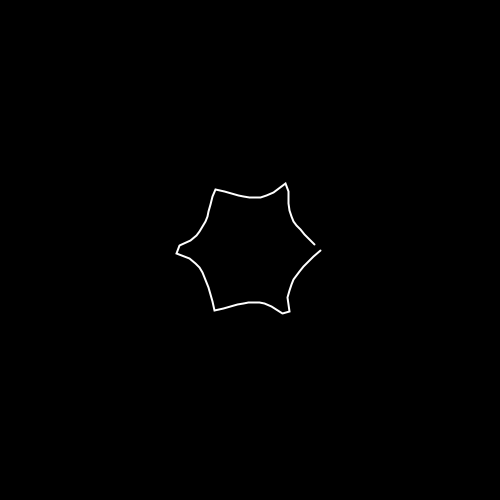
Frame 1 (no input)
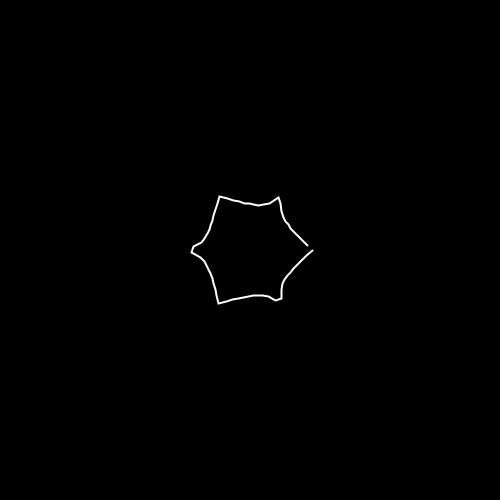
Frame 60 (the mouse pressed at the canvas centre just before this capture)
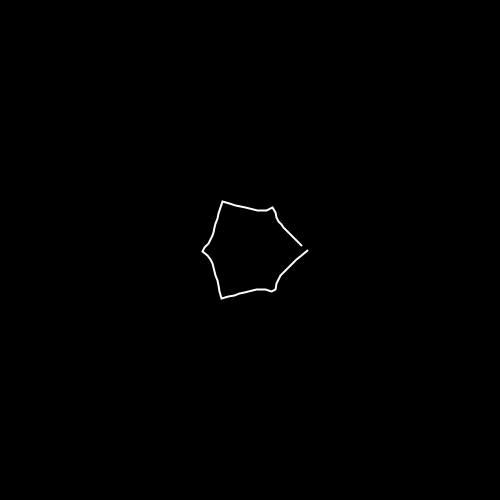
Frame 120 (the mouse held since frame 60 and released just before this capture)

The Processing sketch that drew these frames (run headless with seeded random() and noise(); from frame 60 on, the mouse is pressed at the canvas centre):

// Processing sketch: 20211211_trippyAnimationWithSuperformula
// ── 20211211_trippyAnimationWithSuperformula.pde
float t = 0;

void setup() {
    size(500, 500);

    noFill();
    stroke(255);
    strokeWeight(2);
}

void draw() {
    background(0);
    translate(width/2, height/2);
    beginShape();

    // add some vertice
    for (float theta = 0; theta <= 2 * PI; theta += 0.1) {
        float rad = r(theta,
            2, // a
            2, // b
            6, // m
            1, // n1
            sin(t) * 0.5 + 0.5, // n2
            cos(t) * 0.5 + 0.5  // n3
        );
        float x = rad * cos(theta) * 50;
        float y = rad * sin(theta) * 50;
        vertex(x, y);
    }

    endShape();

    t += 0.1;
}

float r(float theta, float a, float b, float m, float n1, float n2, float n3) {
    return pow(pow(abs(cos(m * theta / 4.0) / a), n2) + pow(abs(sin(m * theta / 4.0) / b), n3), -1.0 / n1);
}
